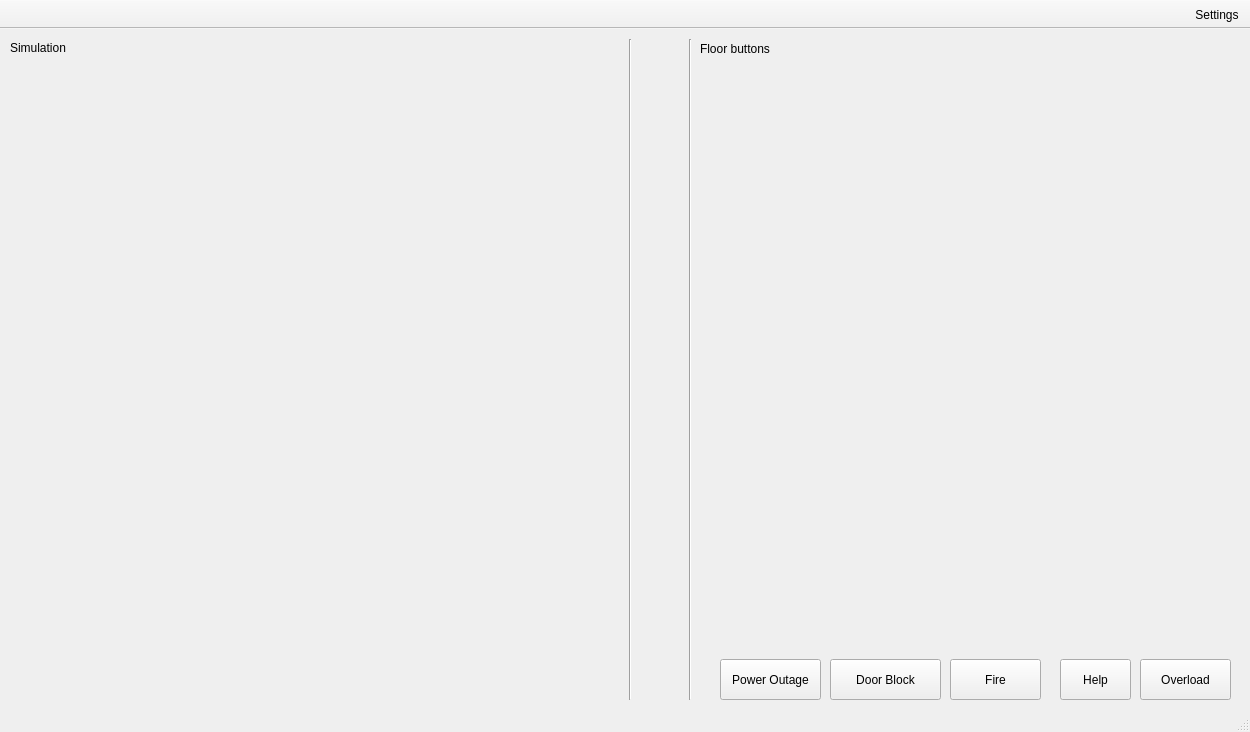
<?xml version="1.0" encoding="UTF-8"?>
<ui version="4.0">
 <class>Controller</class>
 <widget class="QMainWindow" name="Controller">
  <property name="geometry">
   <rect>
    <x>0</x>
    <y>0</y>
    <width>1250</width>
    <height>732</height>
   </rect>
  </property>
  <property name="windowTitle">
   <string>Controller</string>
  </property>
  <widget class="QWidget" name="centralWidget">
   <widget class="QWidget" name="horizontalLayoutWidget">
    <property name="geometry">
     <rect>
      <x>10</x>
      <y>40</y>
      <width>611</width>
      <height>621</height>
     </rect>
    </property>
    <layout class="QHBoxLayout" name="CarsView"/>
   </widget>
   <widget class="QWidget" name="verticalLayoutWidget">
    <property name="geometry">
     <rect>
      <x>700</x>
      <y>90</y>
      <width>541</width>
      <height>521</height>
     </rect>
    </property>
    <layout class="QVBoxLayout" name="buttonsView"/>
   </widget>
   <widget class="Line" name="line">
    <property name="geometry">
     <rect>
      <x>620</x>
      <y>10</y>
      <width>20</width>
      <height>661</height>
     </rect>
    </property>
    <property name="orientation">
     <enum>Qt::Vertical</enum>
    </property>
   </widget>
   <widget class="QLabel" name="label">
    <property name="geometry">
     <rect>
      <x>700</x>
      <y>10</y>
      <width>431</width>
      <height>20</height>
     </rect>
    </property>
    <property name="text">
     <string>Floor buttons</string>
    </property>
   </widget>
   <widget class="QLabel" name="label_2">
    <property name="geometry">
     <rect>
      <x>10</x>
      <y>10</y>
      <width>231</width>
      <height>17</height>
     </rect>
    </property>
    <property name="text">
     <string>Simulation</string>
    </property>
   </widget>
   <widget class="Line" name="line_2">
    <property name="geometry">
     <rect>
      <x>680</x>
      <y>10</y>
      <width>20</width>
      <height>661</height>
     </rect>
    </property>
    <property name="orientation">
     <enum>Qt::Vertical</enum>
    </property>
   </widget>
   <widget class="QWidget" name="verticalLayoutWidget_2">
    <property name="geometry">
     <rect>
      <x>640</x>
      <y>90</y>
      <width>41</width>
      <height>571</height>
     </rect>
    </property>
    <layout class="QVBoxLayout" name="waitingList"/>
   </widget>
   <widget class="QPushButton" name="help">
    <property name="geometry">
     <rect>
      <x>1060</x>
      <y>630</y>
      <width>71</width>
      <height>41</height>
     </rect>
    </property>
    <property name="text">
     <string>Help</string>
    </property>
   </widget>
   <widget class="QPushButton" name="powerOut">
    <property name="geometry">
     <rect>
      <x>720</x>
      <y>630</y>
      <width>101</width>
      <height>41</height>
     </rect>
    </property>
    <property name="text">
     <string>Power Outage</string>
    </property>
   </widget>
   <widget class="QPushButton" name="overload">
    <property name="enabled">
     <bool>true</bool>
    </property>
    <property name="geometry">
     <rect>
      <x>1140</x>
      <y>630</y>
      <width>91</width>
      <height>41</height>
     </rect>
    </property>
    <property name="text">
     <string>Overload</string>
    </property>
   </widget>
   <widget class="QPushButton" name="doorBlock">
    <property name="geometry">
     <rect>
      <x>830</x>
      <y>630</y>
      <width>111</width>
      <height>41</height>
     </rect>
    </property>
    <property name="text">
     <string>Door Block</string>
    </property>
   </widget>
   <widget class="QPushButton" name="fire">
    <property name="geometry">
     <rect>
      <x>950</x>
      <y>630</y>
      <width>91</width>
      <height>41</height>
     </rect>
    </property>
    <property name="text">
     <string>Fire</string>
    </property>
   </widget>
  </widget>
  <widget class="QToolBar" name="mainToolBar">
   <property name="layoutDirection">
    <enum>Qt::RightToLeft</enum>
   </property>
   <property name="movable">
    <bool>false</bool>
   </property>
   <property name="allowedAreas">
    <set>Qt::NoToolBarArea</set>
   </property>
   <property name="floatable">
    <bool>false</bool>
   </property>
   <attribute name="toolBarArea">
    <enum>TopToolBarArea</enum>
   </attribute>
   <attribute name="toolBarBreak">
    <bool>false</bool>
   </attribute>
   <addaction name="settingsButton"/>
  </widget>
  <widget class="QStatusBar" name="statusBar"/>
  <action name="settingsButton">
   <property name="text">
    <string>Settings</string>
   </property>
  </action>
 </widget>
 <layoutdefault spacing="6" margin="11"/>
 <resources/>
 <connections/>
</ui>
